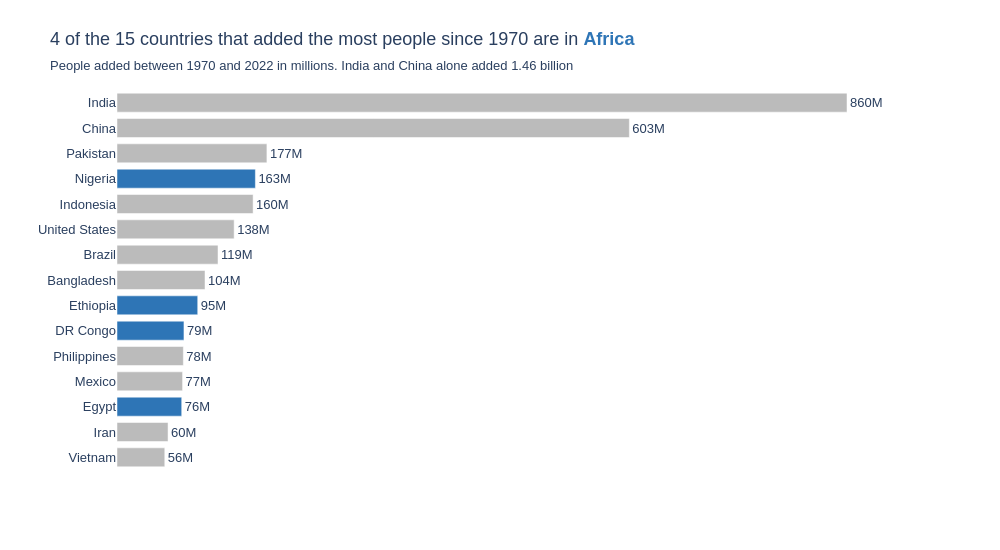

The notebook cell this image was saved under:
### Markdown cell above
**Chart choice & justification:** *Which chart did you choose, and why? Justify design choices.

- **Sorted horizontal bar chart** because the question asks for a ranking. Following Lecture 2 the bars start at zero, are sorted by value and the long country names fit on the side.
- **Africa is the only colour.** The question is about Africa so its 4 countries are blue and everything else is grey. The word Africa in the title has the same blue and works as the legend.
- **Values on the bars** so the x axis is not needed and I hid it. The subtitle adds that India and China alone added 1.46 billion.

### Code cell
# Q2
df['Added'] = df['2022 Population'] - df['1970 Population']
top15 = df.nlargest(15, 'Added').copy()
top15['Added_M'] = top15['Added'] / 1e6
top15['Group'] = np.where(top15['Continent'] == 'Africa', 'Africa', 'Other')

n_africa = (top15['Group'] == 'Africa').sum()
india_china = top15.loc[top15['Country'].isin(['India', 'China']), 'Added'].sum()
print(top15[['Country', 'Continent', 'Added_M']].round(1).to_string(index=False))
print(f'African countries in the top 15: {n_africa}')

fig = px.bar(
    data_frame=top15,
    x='Added_M', y='Country',
    orientation='h',
    color='Group',
    color_discrete_map={'Africa': BLUE, 'Other': MID},
    text='Added_M',
    category_orders={'Country': top15['Country'].tolist()},   # biggest at the top
    hover_name='Country',
    hover_data={'Country': False, 'Group': False, 'Continent': True, 'Added_M': ':,.0f'},
    labels={'Added_M': 'People added since 1970 (millions)', 'Country': ''},
    template='plotly_white',
    height=550, width=1000
)

fig.update_traces(texttemplate='%{x:,.0f}M', textposition='outside', cliponaxis=False)

fig.update_layout(
    title=dict(
        text=f"{n_africa} of the 15 countries that added the most people since 1970 "
             f"are in <span style='color:{BLUE}'><b>Africa</b></span>",
        subtitle=dict(text=f'People added between 1970 and 2022 in millions. '
                           f'India and China alone added {india_china / 1e9:.2f} billion')
    ),
    font=FONT,
    showlegend=False,
    bargap=0.25,
    xaxis=dict(visible=False, range=[0, top15['Added_M'].max() * 1.1]),   # bars start at zero
    yaxis=dict(title=''),
    margin=dict(t=90)
)

fig.show()
fig.write_image('q2_people_added.png', scale=2)

### Figure 1 — Plotly figure (JSON) as saved in the notebook; plotly's stock layout.template omitted (floating-point values rounded to 4 significant figures)
{"data": [{"cliponaxis": false, "customdata": [["Other", "Asia"], ["Other", "Asia"], ["Other", "Asia"], ["Other", "Asia"], ["Other", "North America"], ["Other", "South America"], ["Other", "Asia"], ["Other", "Asia"], ["Other", "North America"], ["Other", "Asia"], ["Other", "Asia"]], "hovertemplate": "<b>%{hovertext}</b><br><br>People added since 1970 (millions)=%{text:,.0f}<br>Continent=%{customdata[1]}<extra></extra>", "hovertext": ["India", "China", "Pakistan", "Indonesia", "United States", "Brazil", "Bangladesh", "Philippines", "Mexico", "Iran", "Vietnam"], "legendgroup": "Other", "marker": {"color": "#BBBBBB", "pattern": {"shape": ""}}, "name": "Other", "orientation": "h", "showlegend": true, "text": [859.7, 603.4, 176.5, 160.3, 138.0, 118.9, 103.6, 78.12, 77.21, 60.1, 56.26], "textposition": "outside", "texttemplate": "%{x:,.0f}M", "type": "bar", "x": [859.7, 603.4, 176.5, 160.3, 138.0, 118.9, 103.6, 78.12, 77.21, 60.1, 56.26], "xaxis": "x", "y": ["India", "China", "Pakistan", "Indonesia", "United States", "Brazil", "Bangladesh", "Philippines", "Mexico", "Iran", "Vietnam"], "yaxis": "y"}, {"cliponaxis": false, "customdata": [["Africa", "Africa"], ["Africa", "Africa"], ["Africa", "Africa"], ["Africa", "Africa"]], "hovertemplate": "<b>%{hovertext}</b><br><br>People added since 1970 (millions)=%{text:,.0f}<br>Continent=%{customdata[1]}<extra></extra>", "hovertext": ["Nigeria", "Ethiopia", "DR Congo", "Egypt"], "legendgroup": "Africa", "marker": {"color": "#2E75B6", "pattern": {"shape": ""}}, "name": "Africa", "orientation": "h", "showlegend": true, "text": [163.0, 95.07, 78.86, 76.21], "textposition": "outside", "texttemplate": "%{x:,.0f}M", "type": "bar", "x": [163.0, 95.07, 78.86, 76.21], "xaxis": "x", "y": ["Nigeria", "Ethiopia", "DR Congo", "Egypt"], "yaxis": "y"}], "layout": {"bargap": 0.25, "barmode": "relative", "font": {"family": "Arial", "size": 13}, "height": 550, "legend": {"title": {"text": "Group"}, "tracegroupgap": 0}, "margin": {"t": 90}, "showlegend": false, "title": {"subtitle": {"text": "People added between 1970 and 2022 in millions. India and China alone added 1.46 billion"}, "text": "4 of the 15 countries that added the most people since 1970 are in <span style='color:#2E75B6'><b>Africa</b></span>"}, "width": 1000, "xaxis": {"anchor": "y", "domain": [0.0, 1.0], "range": [0, 945.6], "title": {"text": "People added since 1970 (millions)"}, "visible": false}, "yaxis": {"anchor": "x", "categoryarray": ["Vietnam", "Iran", "Egypt", "Mexico", "Philippines", "DR Congo", "Ethiopia", "Bangladesh", "Brazil", "United States", "Indonesia", "Nigeria", "Pakistan", "China", "India"], "categoryorder": "array", "domain": [0.0, 1.0], "title": {"text": ""}}}}
